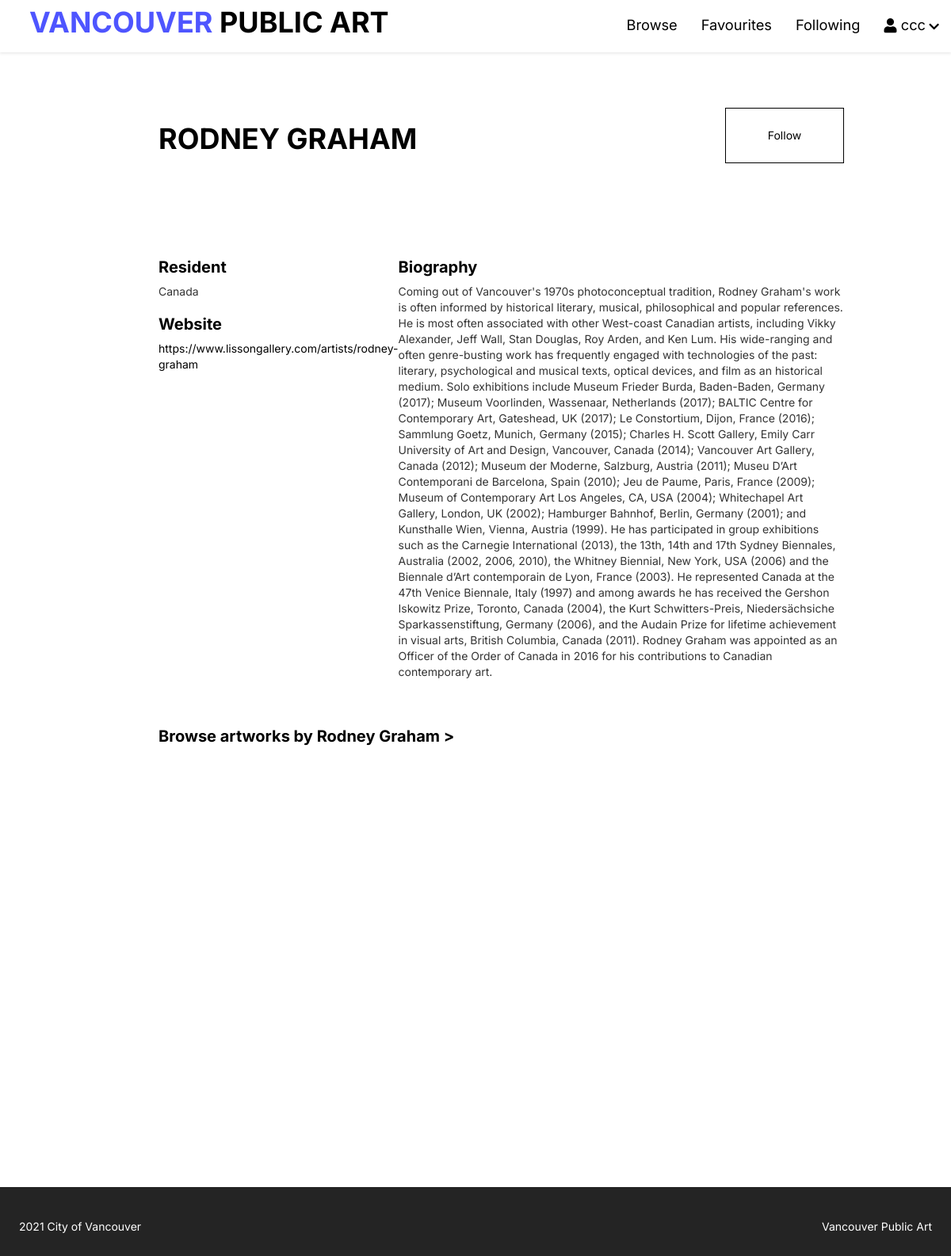
Before: /public/artist_detail.php?artistID=316 (signed in) with the older database file.
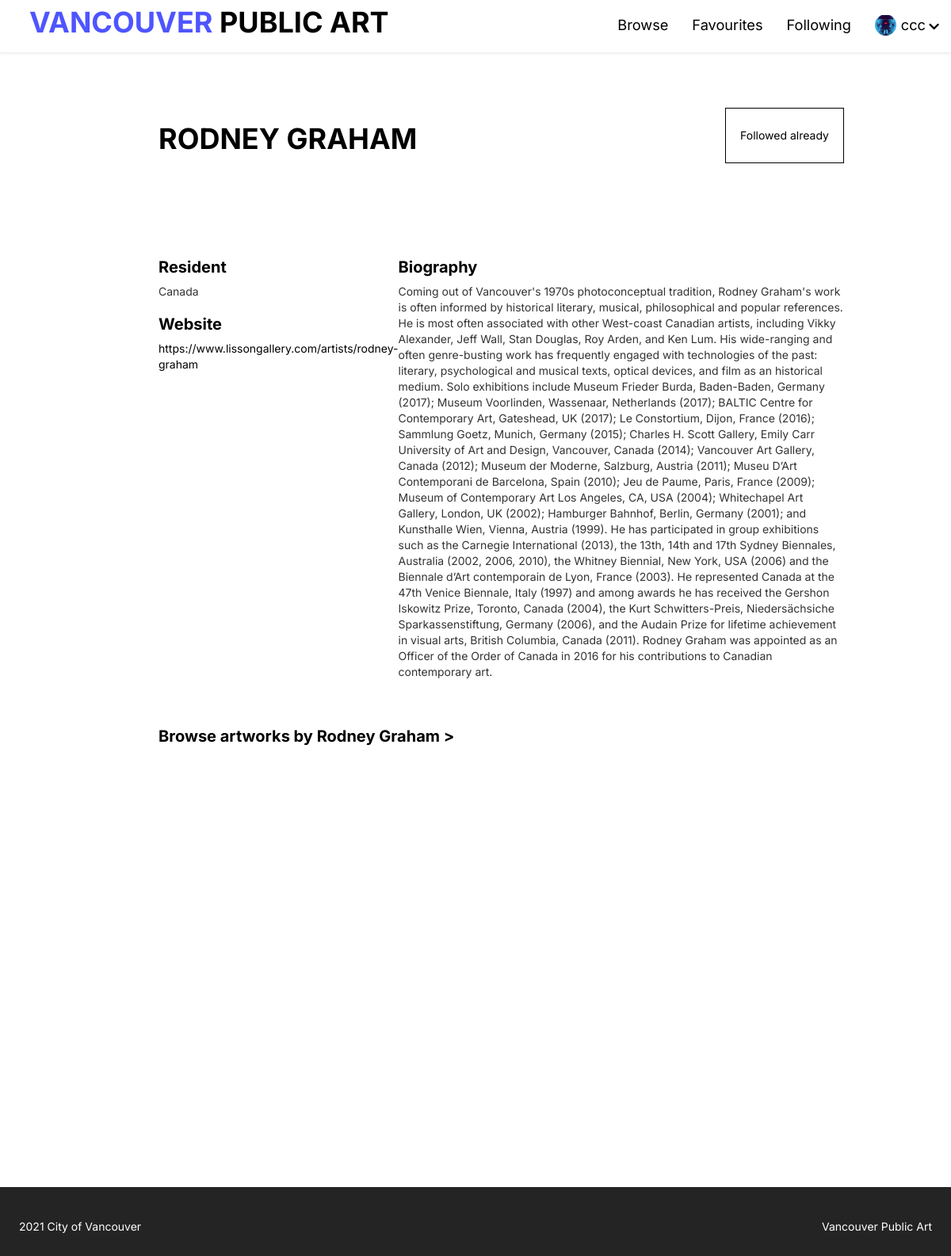
After: the same page with the newer database file.
### tables this page shows
CREATE TABLE `member` (
  `userID` int(4) NOT NULL,
  `username` varchar(30) NOT NULL,
  `password` varchar(500) NOT NULL,
  `name` varchar(50) NOT NULL,
  `phoneNumber` int(10) NOT NULL,
  `profilePhoto` varchar(500) NOT NULL,
  `email` varchar(500) NOT NULL
);

### private/initialize.php (called while the page is built, shortened)
<?php
$profileImageDestination = 'Assets/img/';
function url_for($script_path)
{
  if ($script_path[0] != '/') {
    $script_path = "/" . $script_path;
  }
  return WWW_ROOT . $script_path;
}

### private/database/db.php (called while the page is built, shortened)
<?php
require('db_connect.php');
function executeQuery($sql, $data)
{
    global $conn;
    $stmt = $conn->prepare($sql);
    $values = array_values($data);
    $types = str_repeat('s', count($values));
    $stmt->bind_param($types, ...$values);
    $stmt->execute();
    return $stmt;
}
function selectOneByOneTable($table, $conditions)
{
    $sql = "SELECT * FROM $table";
    $i = 0;
    foreach ($conditions as $key => $value) {
        if ($i === 0) {
            $sql = $sql . " WHERE $key=?";
        } else {
            $sql = $sql . " AND $key=?";
        }
        $i++;
    }
    $sql = $sql . " LIMIT 1";
    $stmt = executeQuery($sql, $conditions);
    $records = $stmt->get_result()->fetch_assoc();
    return $records;
}

### public/artist_detail.php (the view, shortened to what the changed rows need)
<?php
include('../private/initialize.php');
include("../private/database/db.php");
include('../private/controller/user.php');
?>
<?php
$table = 'artist';
$table2 = 'followinglist';
if (isset($_GET['artistID'])) {
    $artistID = $_GET['artistID'];
    $artist = selectOneByOneTable($table, ['artistID' => $artistID]);
    $fname = $artist['firstName'];
    $lname = $artist['lastName'];
}
if (isset($_SESSION['userID'])) {
    $user_id = $_SESSION['userID'];
    $follwing = selectOneByOneTable($table2, ['userID' => $user_id, 'artistID' => $artistID]);
}
?>
<!DOCTYPE html>
<html lang="en">
<head>
    <link rel="stylesheet" href="https://code.jquery.com/ui/1.9.2/themes/base/jquery-ui.css">
    <link rel="stylesheet" href="https://maxcdn.bootstrapcdn.com/bootstrap/3.4.1/css/bootstrap.min.css">
    <link rel="stylesheet" href="https://use.fontawesome.com/releases/v5.7.2/css/all.css">
</head>
<body>
    <?php include(INCLUDE_PATH . '/header.php'); ?>
    <div class="container">
        <div class="text-container">
            <div class="title-and-button">
                <h1><?php echo $fname ?> <?php echo $lname ?></h1>
                <?php if (isset($_SESSION['userID']) && !$follwing) { ?>
                    <button class="followBtn secondaryBtn">Follow</button>
                <?php } else if (isset($_SESSION['userID']) && $follwing) { ?>
                    <button name="unSaveBtn" class="unSaveBtn secondaryBtn">Followed already</button>
                <?php } else {
                } ?>
            </div>
            <div class="details-container">
                <div class="left-side">
                    <div class="detail-box">
                        <h2>Resident</h2>
                    </div>
                    <div class="detail-box">
                        <h2>Website</h2>
                    </div>
                </div>
                <div class="right-side">
                    <div class="detail-box1">
                        <h2>Biography</h2>
                    </div>
                </div>
            </div>
        </div>
    </div>
    <div class="container" id="">
        <a href="browse.php?artistName=<?php echo $fname . ' ' . $lname ?>">
            <h2 class="textlink">Browse artworks by <?php echo $fname ?> <?php echo $lname ?> ></h2>
        </a>
    </div>
</body>
</html>

### private/includes/header.php (shortened to what the changed rows need)
<header>
    <div class="logo">
        <a href="<?php echo url_for('/index.php') ?>">
            <h1 class="logo-text"><span>VANCOUVER </span>PUBLIC ART</h1>
        </a>
    </div>
    <ul class="nav">
        <?php if (isset($_SESSION['userID'])) { ?>
            <?php if (isset($_SESSION['userID'])) {
                $userid = $_SESSION['userID'];
                $user = selectOneByOneTable('member', ['userID' => $userid]);
                $profilePhote = $user['profilePhoto'];
            }  ?>
            <li>
                <a href="#" style="display:flex;">
                    <?php if ($profilePhote != null) { ?>
                        <div class="" style="width:1.5em; height:1.5em; overflow:hidden; border-radius: 50%; margin-right:0.3em;">
                            <img style="width:100%; height:100%; object-fit: cover;" src="<?php echo url_for($profileImageDestination . $profilePhote); ?>" />
                        </div>
                    <?php } else { ?>
                        <i class="fa fa-user" style="margin-right:0.3em; padding-top:0.3em;"></i>
                    <?php } ?>
                    <?php echo $_SESSION['username']; ?>
                    <i class="fa fa-chevron-down" style="font-size: .8em; padding-top:0.65em; padding-left:0.3em;"></i>
                </a>
            </li>
        <?php } else { ?>
            <li><a href="register.php">Sign Up</a></li>
            <li><a href="login.php">Login</a></li>
        <?php } ?>
    </ul>
</header>

Changed rows visible on the page:
now on this page (row edited): member: profilePhoto (picture)
Other visible differences:
text no longer shown: "Follow"
text now shown: "Followed already"
